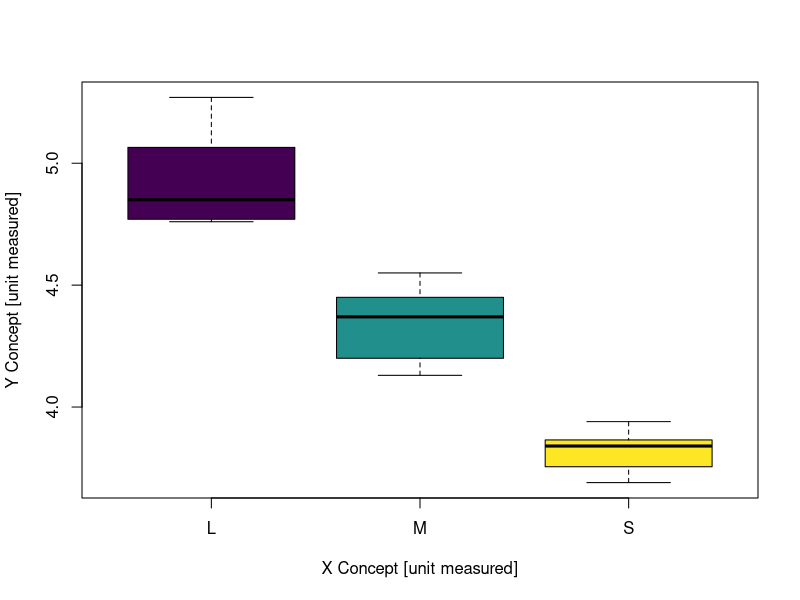
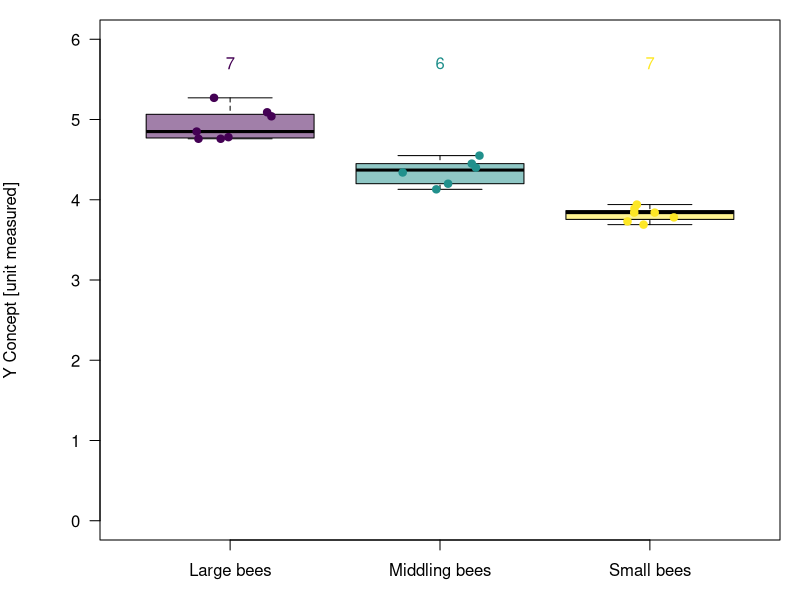

The R script that drew these images, in order:
# Anna Dornhaus & Lab
# R script for data analysis and figures for 
# just learning to do it in R

# Paper reference: NONE

### Libraries ------------------
#library(lme4) #needed for GLMMs
#library(lmerTest) #needed for obtaining p-values in lmm
#library(emmeans) #post-hoc comparisons
#library(sjPlot) # for linear models output tables
#library(tidyverse)

library(scales)  # for number_format & color scales
library(viridis)

# Graphics setup -----------------------------

## Colorpalette
twogroupcolors <- c("#5a9a8f", "#7b6ea8")
threegroupcolors <- viridis(3)
severalcategories_colors <- magma(6)

## Similar to colors, it often makes sense to define some other things
## universally for all your plots, e.g. margins, where the sample sizes
## are plotted, y-axis range. This depends on your figures though.
y_max <- 6
y_min <- 0
N_y_offset <- y_max * 0.95 # This puts sample size numbers 5% below max, for example



# IMPORT ----------------------------------
MyData <- read.table("bb col data.csv"
                     , header=T
                     , row.names=1
                     , sep = ","
                     , dec = "."
                     )


# GRAPHING THINGS ------------------------------

# Bare boxplot
boxplot(avgsize ~ treatment
        , data = MyData
        , xlab = "X Concept [unit measured]"
        , ylab = "Y Concept [unit measured]"
        , col = threegroupcolors
        , range = 0
)

# Fancy boxplot - but this should be your default
# What makes it fancy:
# Adjust margins
# Add sample sizes
# Add data points

# Margins:
par(oma = c(0,0,0,0), mar = c(3,5,1,1), mgp=c(4, 1, 0), las=1) # bottom, left, top, right
par(mfrow=c(1,1))

# How to make a great boxplot -

# Saving the plot into a variable allows us to access plot parameters afterwards.
Nice_Plot <- boxplot(avgsize ~ treatment
                     , data = MyData
                     , xlab = "X Concept [unit measured]"
                     , ylab = "Y Concept [unit measured]"
                     , range = 0
# Always make axis descriptions as clear and comprehensive as possible
                     , names = c("Large bees", "Middling bees", "Small bees")
                     , col = alpha(threegroupcolors, 0.5) # use same colors as elsewhere, 
                     # but slightly transparent so we can see data points
                     , ylim = c(y_min, y_max) # always think about the scale - starting from zero is typically better
)

# Putting sample sizes above bars
nbGroup <- nlevels(as.factor(Nice_Plot$names)) # this is just a way to extract
# category names from the plot - you could get this directly from data
text(x=c(1:nbGroup) 
  , y=N_y_offset
  , cex = 1
  , col = threegroupcolors
  , paste(Nice_Plot$n,sep="")  # again, the sample size 'n' is directly extracted from the plot
)

# Represent the raw data as well, especially for mid- to low sample sizes.
stripchart(avgsize ~ treatment
           , data = MyData
           , add = TRUE # this plots this graph on top of the existing one
           , pch = 19
           , col = threegroupcolors
           , method = "jitter"
           , jitter = 0.2
           , vertical = TRUE
)


